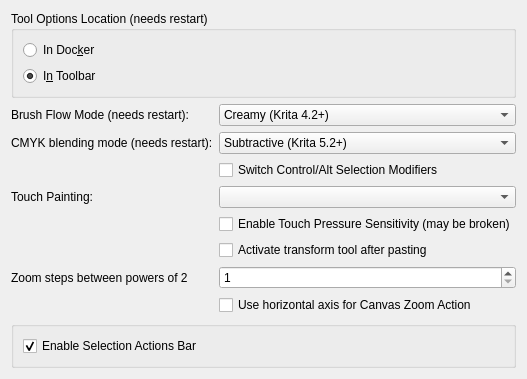
     <widget class="QWidget" name="Tools">
      <attribute name="title">
       <string>Tools</string>
      </attribute>
      <layout class="QFormLayout" name="formLayout_12">
       <item row="0" column="0" colspan="2">
        <widget class="QGroupBox" name="groupBox_4">
         <property name="title">
          <string>Tool Options Location (needs restart)</string>
         </property>
         <layout class="QVBoxLayout" name="verticalLayout_3">
          <item>
           <widget class="QRadioButton" name="m_radioToolOptionsInDocker">
            <property name="text">
             <string>In Doc&amp;ker</string>
            </property>
           </widget>
          </item>
          <item>
           <widget class="QRadioButton" name="m_radioToolOptionsInToolbar">
            <property name="text">
             <string>I&amp;n Toolbar</string>
            </property>
            <property name="checked">
             <bool>true</bool>
            </property>
           </widget>
          </item>
         </layout>
        </widget>
       </item>
       <item row="1" column="0">
        <widget class="QLabel" name="lblFlowMode">
         <property name="text">
          <string>Brush Flow Mode (needs restart):</string>
         </property>
        </widget>
       </item>
       <item row="1" column="1">
        <widget class="QComboBox" name="cmbFlowMode">
         <item>
          <property name="text">
           <string>Creamy (Krita 4.2+)</string>
          </property>
         </item>
         <item>
          <property name="text">
           <string>Hard (Krita 4.1 and earlier versions)</string>
          </property>
         </item>
        </widget>
       </item>
       <item row="2" column="0">
        <widget class="QLabel" name="lblCmykBlendingMode">
         <property name="text">
          <string>CMYK blending mode (needs restart):</string>
         </property>
        </widget>
       </item>
       <item row="2" column="1">
        <widget class="QComboBox" name="cmbCmykBlendingMode">
         <item>
          <property name="text">
           <string>Subtractive (Krita 5.2+)</string>
          </property>
         </item>
         <item>
          <property name="text">
           <string>Additive (Krita 5.1 and earlier versions)</string>
          </property>
         </item>
        </widget>
       </item>
       <item row="7" column="1">
        <widget class="QCheckBox" name="m_chkSwitchSelectionCtrlAlt">
         <property name="text">
          <string>Switch Control/Alt Selection Modifiers</string>
         </property>
        </widget>
       </item>
       <item row="8" column="0">
        <widget class="QLabel" name="lblTouchPainting">
         <property name="text">
          <string>Touch Painting:</string>
         </property>
        </widget>
       </item>
       <item row="8" column="1">
        <widget class="QComboBox" name="cmbTouchPainting"/>
       </item>
       <item row="9" column="1">
        <widget class="QCheckBox" name="chkTouchPressureSensitivity">
         <property name="toolTip">
          <string>Enable reading of pressure state for touch events. This data may be broken on some platforms, e.g. on some Android devices, where pressure may be reported as 0.0 all the time.</string>
         </property>
         <property name="text">
          <string>Enable Touch Pressure Sensitivity (may be broken)</string>
         </property>
        </widget>
       </item>
       <item row="10" column="1">
        <widget class="QCheckBox" name="chkEnableTransformToolAfterPaste">
         <property name="text">
          <string>Activate transform tool after pasting</string>
         </property>
        </widget>
       </item>
       <item row="11" column="0">
        <widget class="QLabel" name="lblZoomSteps">
         <property name="text">
          <string>Zoom steps between powers of 2</string>
         </property>
        </widget>
       </item>
       <item row="11" column="1">
        <widget class="QSpinBox" name="spnZoomSteps">
         <property name="minimum">
          <number>1</number>
         </property>
         <property name="maximum">
          <number>32</number>
         </property>
        </widget>
       </item>
       <item row="12" column="1">
        <widget class="QCheckBox" name="chkZoomHorizontally">
         <property name="text">
          <string>Use horizontal axis for Canvas Zoom Action</string>
         </property>
        </widget>
       </item>
       <item row="13" column="0" colspan="2">
        <widget class="QGroupBox" name="groupBox_5">
         <property name="alignment">
          <set>Qt::AlignmentFlag::AlignLeading|Qt::AlignmentFlag::AlignLeft|Qt::AlignmentFlag::AlignTop</set>
         </property>
         <layout class="QFormLayout" name="formLayout_3">
          <item row="0" column="0">
           <widget class="QCheckBox" name="chkEnableSelectionActionBar">
            <property name="toolTip">
             <string>When enabled, any selections will produce a small floating panel of useful selection-related actions.</string>
            </property>
            <property name="text">
             <string>Enable Selection Actions Bar</string>
            </property>
            <property name="checked">
             <bool>true</bool>
            </property>
           </widget>
          </item>
		 </layout>
        </widget>
       </item>
      </layout>
     </widget>
